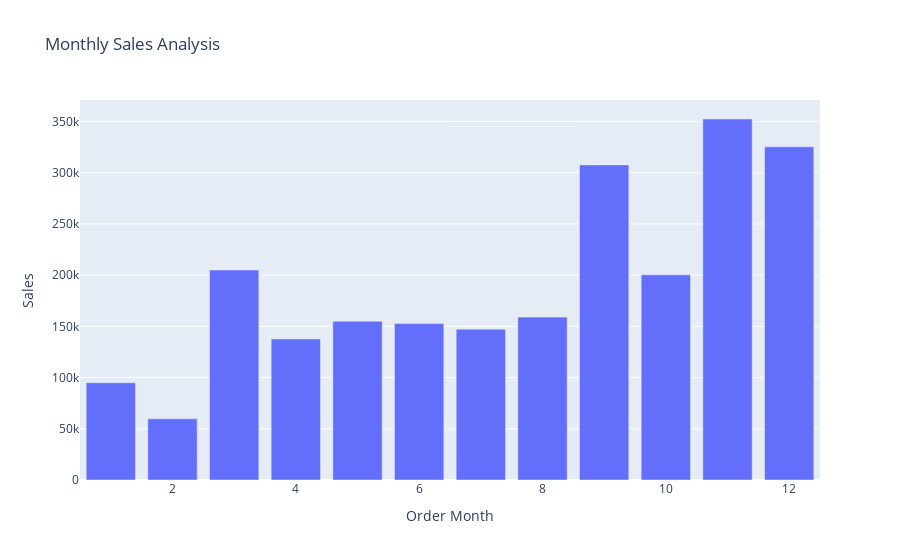

Notebook code for this chart:
### Code cell
graph=px.bar(sales_by_month , x='Order Month' , y='Sales', title='Monthly Sales Analysis')
graph.show()

### Figure 1 — Plotly figure (JSON) as saved in the notebook; plotly's stock layout.template omitted (floating-point values rounded to 4 significant figures)
{"data": [{"hovertemplate": "Order Month=%{x}<br>Sales=%{y}<extra></extra>", "legendgroup": "", "marker": {"color": "#636efa", "pattern": {"shape": ""}}, "name": "", "orientation": "v", "showlegend": false, "textposition": "auto", "type": "bar", "x": [1, 2, 3, 4, 5, 6, 7, 8, 9, 10, 11, 12], "xaxis": "x", "y": [94920.0, 59750.0, 205000.0, 137800.0, 155000.0, 152700.0, 147200.0, 159000.0, 307600.0, 200300.0, 352500.0, 325300.0], "yaxis": "y"}], "layout": {"barmode": "relative", "legend": {"tracegroupgap": 0}, "title": {"text": "Monthly Sales Analysis"}, "xaxis": {"anchor": "y", "domain": [0, 1], "title": {"text": "Order Month"}}, "yaxis": {"anchor": "x", "domain": [0, 1], "title": {"text": "Sales"}}}}
